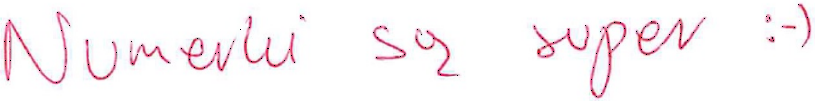
#> input picture NIFS3/text.png, 815 x 101 px
$ python sandbox.py
#> lines starting #> are read from the running program, lines starting #| are printed output that depends on the picture
import cv2
from matplotlib import pyplot as plt
from matplotlib import image as mpimg
from matplotlib.backend_bases import MouseButton
import os
import subprocess

fig = plt.figure()
ax = plt.gca()
ax.set_aspect('equal', adjustable='box')

class NIFS3:
    # [21 lines left out: function get_nifs3, not called in this run]


class GUI:
    def __init__(self, image_path):
#> called with image_path = 'text.png'
        self.coordinates = [[]]
        self.done = False
        self.mark_dots = True
        self.draw = True

        plt.cla()
        self.image = cv2.imread(image_path, cv2.IMREAD_GRAYSCALE)
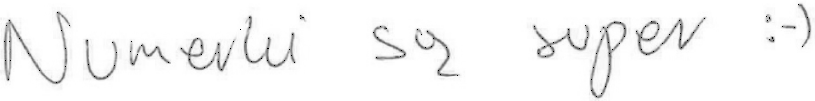
#> self.image: shape (101, 815); min 0, max 255, mean 247.1
        plt.imshow(self.image, cmap='gray', vmin=0, vmax=255)

        fig.canvas.callbacks.connect('button_press_event', self.on_click)
        fig.canvas.callbacks.connect('key_press_event', self.on_press)

        print("Left-click to add point, right-click to remove point\n"+
              "Enter to separate point groups, backspace to remove last group\n"+
              "m to enable/disable marking dots\n"+
              "d to enable/disable drawing\n"+
              "Escape to end")

    # [34 lines left out: functions on_click, on_press, update_view, not called in this run]

    def start(self):
        while not self.done:
            plt.pause(0.001)
        return self.coordinates

gui = GUI("text.png")
#> (the run stopped early here; a loop or call above may not have finished)
